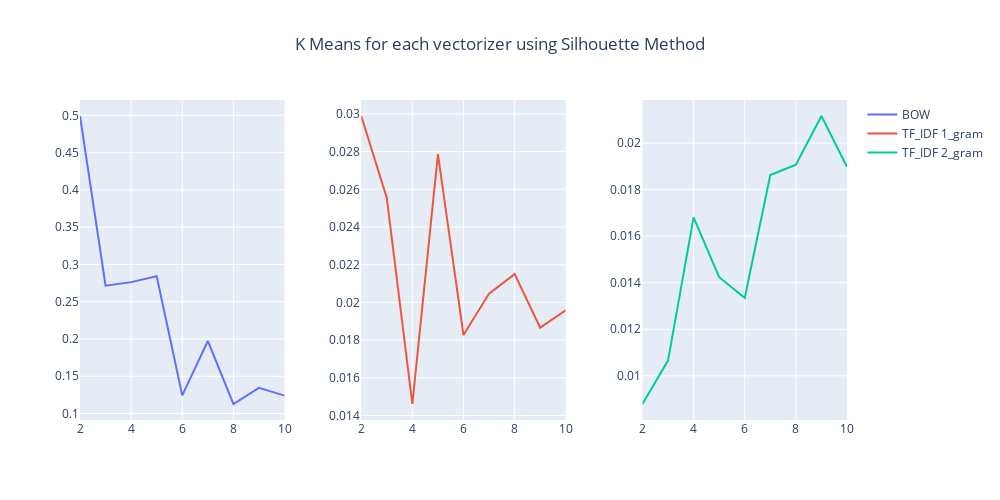

Notebook cell for this chart:
### Code cell
fig = make_subplots(rows=1, cols=3, horizontal_spacing=0.1,
                    vertical_spacing=0.1)
i = j = 1
for sil_vec_key, sil_vec_value in kmeans_sil_vec.items():
    fig.add_trace(
        go.Scatter(
            x=list(sil_vec_value.keys()),
            y=list(sil_vec_value.values()),
            mode='lines',
            name=sil_vec_key,
        ), row=i, col=j)
    j += 1
    if j == 4:
        j = 1
        i += 1
fig.update_layout(height=500, width=1000, title={
                  'text': 'K Means for each vectorizer using Silhouette Method', 'x': 0.5})
fig.show()

### Figure 1 — Plotly figure (JSON) as saved in the notebook; plotly's stock layout.template omitted (floating-point values rounded to 4 significant figures)
{"data": [{"mode": "lines", "name": "BOW", "type": "scatter", "x": [2, 3, 4, 5, 6, 7, 8, 9, 10], "xaxis": "x", "y": [0.4991, 0.2716, 0.2763, 0.2841, 0.1243, 0.1973, 0.1128, 0.1344, 0.1241], "yaxis": "y"}, {"mode": "lines", "name": "TF_IDF 1_gram", "type": "scatter", "x": [2, 3, 4, 5, 6, 7, 8, 9, 10], "xaxis": "x2", "y": [0.02989, 0.02554, 0.01461, 0.02787, 0.01827, 0.02047, 0.0215, 0.01866, 0.01958], "yaxis": "y2"}, {"mode": "lines", "name": "TF_IDF 2_gram", "type": "scatter", "x": [2, 3, 4, 5, 6, 7, 8, 9, 10], "xaxis": "x3", "y": [0.008788, 0.01065, 0.0168, 0.01423, 0.01335, 0.01862, 0.01907, 0.02116, 0.01897], "yaxis": "y3"}], "layout": {"height": 500, "title": {"text": "K Means for each vectorizer using Silhouette Method", "x": 0.5}, "width": 1000, "xaxis": {"anchor": "y", "domain": [0, 0.2667]}, "xaxis2": {"anchor": "y2", "domain": [0.3667, 0.6333]}, "xaxis3": {"anchor": "y3", "domain": [0.7333, 1]}, "yaxis": {"anchor": "x", "domain": [0, 1]}, "yaxis2": {"anchor": "x2", "domain": [0, 1]}, "yaxis3": {"anchor": "x3", "domain": [0, 1]}}}
